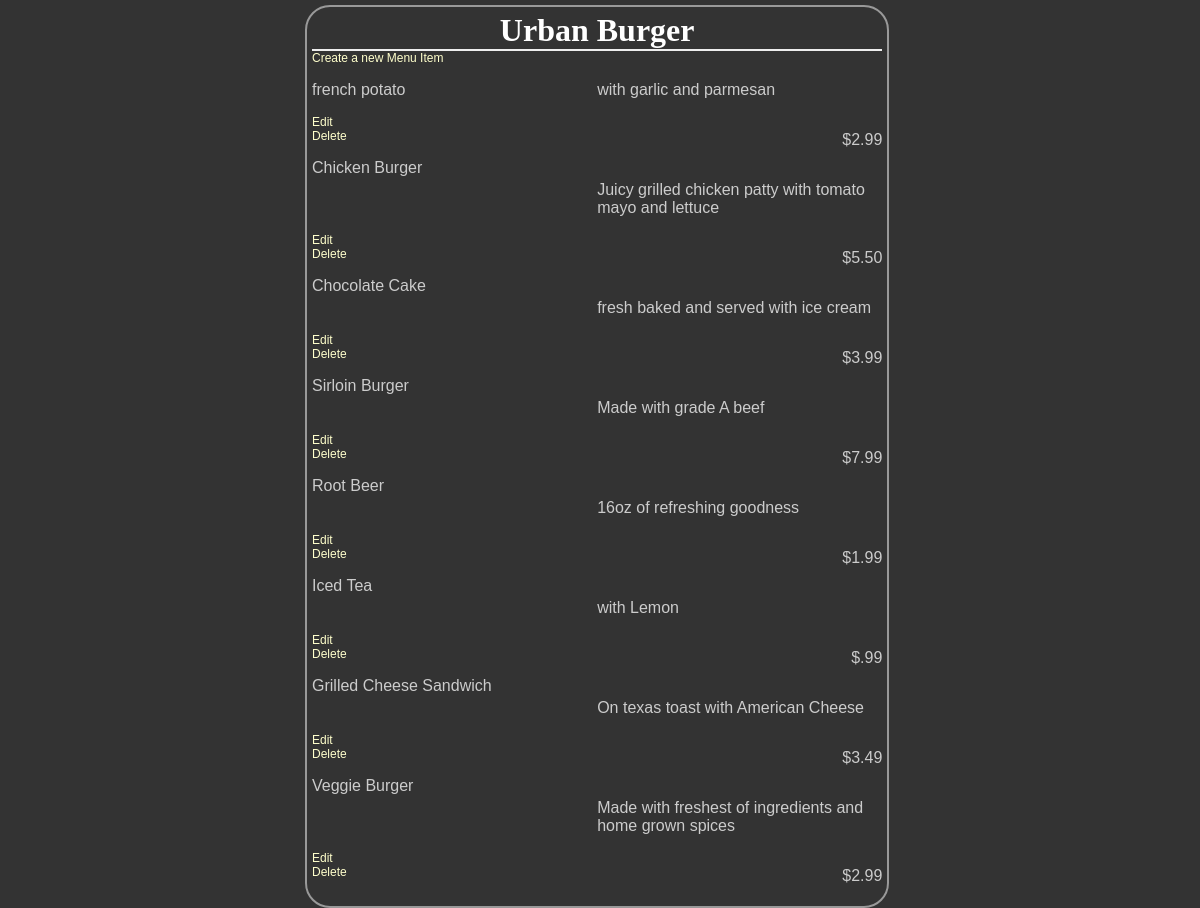
Page /restaurants/3/ on the committed database.
### database_setup.py (models this page shows, shortened)
class Restaurant(Base):
    __tablename__ = 'restaurant'
    name = Column(String(80) ,nullable = False)
    id = Column(Integer , primary_key = True)

class Menu(Base):
    __tablename__ = 'menu_item'
    name = Column(String(120) , nullable = False)
    id = Column(Integer , primary_key = True)
    course = Column(String(250))
    description = Column(String(250))
    price = Column(String(8))
    restaurant_id = Column(Integer , ForeignKey('restaurant.id'))
    restaurant = relationship(Restaurant)

### project_1.py (the view)
@app.route('/')
@app.route('/restaurants/<int:restaurant_id>/')
def restaurantMenu(restaurant_id):
	restaurant = session.query(Restaurant).filter_by(id = restaurant_id).one()
	items = session.query(Menu).filter_by(restaurant_id = restaurant_id)
	return render_template('Menu_template.html', restaurant = restaurant , items = items)

### templates/Menu_template.html (shortened to what this page needs)
<html>
<link rel= stylesheet type= text/css href= "{{ url_for('static' , filename='styles.css') }}">
<body class = "pane">
	<h1 class="header">{{restaurant.name}}</h1>
<a href = "{{ url_for('newMenuItem' , restaurant_id = restaurant.id)}}">
 Create a new Menu Item
</a>
{% for i in items %}
<div>
<p class= "name">{{i.name}}</p>
<p class= "description">{{i.description}}</p>
<p class = "price"> {{i.price}} </p>
<a href = "{{ url_for('editMenuItem' , restaurant_id = restaurant.id , menu_id =  i.id) }}" >
Edit
</a>
<a href = "{{ url_for('deleteMenuItem' , restaurant_id = restaurant.id , menu_id =  i.id ) }}" >
Delete
</a>
</div>
{% endfor %}
</body>
</html>

### static/styles.css (style rules this page uses)
body { font-family: sans-serif; background-color: #333333 }
h1, h2, h3, h4 { color: #ffffff; }
h1, h2 { font-family: 'georgia', serif; margin: 0; }
h1 { border-bottom: 2px solid #eee; }
p, dd, dt { color: #cccccc; }
a { text-decoration: none; color: #ffffcc; font-size: .75em; }
.pane { position: absolute; left: 25%; border: 2px solid; border-radius: 25px; padding: 5px; margin: 5px; border-color: #999999; background-color: #333333 }
.header { left: 50%; text-align: center; }
.name { width: 50%; display: inline-block; float: left; }
.description { width: 50%; display: inline-block; float: left; }
.price { text-align: right; width: 50%; float: right; }

### rows in the picture
Restaurant: name "Urban Burger"
Menu: name "french potato", description "with garlic and parmesan", price "$2.99"
Menu: name "Chicken Burger", description "Juicy grilled chicken patty with tomato mayo and lettuce", price "$5.50"
Menu: name "Chocolate Cake", description "fresh baked and served with ice cream", price "$3.99"
Menu: name "Sirloin Burger", description "Made with grade A beef", price "$7.99"
Menu: name "Root Beer", description "16oz of refreshing goodness", price "$1.99"
Menu: name "Iced Tea", description "with Lemon", price "$.99"
Menu: name "Grilled Cheese Sandwich", description "On texas toast with American Cheese", price "$3.49"
Menu: name "Veggie Burger", description "Made with freshest of ingredients and home grown spices", price "$2.99"
